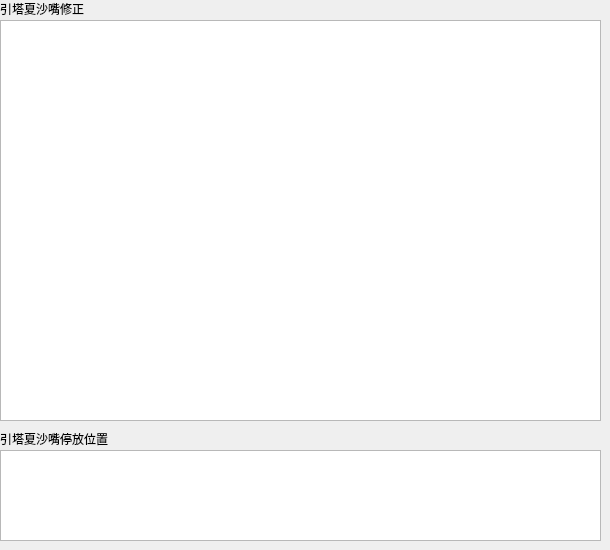
       <widget class="QWidget" name="page_5">
        <widget class="QMdTableView" name="tableView_11">
         <property name="geometry">
          <rect>
           <x>0</x>
           <y>20</y>
           <width>601</width>
           <height>401</height>
          </rect>
         </property>
         <property name="verticalScrollBarPolicy">
          <enum>Qt::ScrollBarAlwaysOff</enum>
         </property>
         <property name="horizontalScrollBarPolicy">
          <enum>Qt::ScrollBarAlwaysOff</enum>
         </property>
         <property name="editTriggers">
          <set>QAbstractItemView::AnyKeyPressed|QAbstractItemView::DoubleClicked|QAbstractItemView::EditKeyPressed|QAbstractItemView::SelectedClicked</set>
         </property>
         <property name="selectionMode">
          <enum>QAbstractItemView::SingleSelection</enum>
         </property>
         <property name="verticalScrollMode">
          <enum>QAbstractItemView::ScrollPerPixel</enum>
         </property>
         <property name="horizontalScrollMode">
          <enum>QAbstractItemView::ScrollPerPixel</enum>
         </property>
         <attribute name="horizontalHeaderVisible">
          <bool>false</bool>
         </attribute>
         <attribute name="horizontalHeaderDefaultSectionSize">
          <number>35</number>
         </attribute>
        </widget>
        <widget class="QTableView" name="tableView_12">
         <property name="geometry">
          <rect>
           <x>0</x>
           <y>450</y>
           <width>601</width>
           <height>91</height>
          </rect>
         </property>
         <property name="verticalScrollBarPolicy">
          <enum>Qt::ScrollBarAlwaysOff</enum>
         </property>
         <property name="horizontalScrollBarPolicy">
          <enum>Qt::ScrollBarAlwaysOff</enum>
         </property>
         <property name="editTriggers">
          <set>QAbstractItemView::AnyKeyPressed|QAbstractItemView::DoubleClicked|QAbstractItemView::EditKeyPressed|QAbstractItemView::SelectedClicked</set>
         </property>
         <property name="selectionMode">
          <enum>QAbstractItemView::SingleSelection</enum>
         </property>
         <property name="verticalScrollMode">
          <enum>QAbstractItemView::ScrollPerPixel</enum>
         </property>
         <property name="horizontalScrollMode">
          <enum>QAbstractItemView::ScrollPerPixel</enum>
         </property>
         <attribute name="horizontalHeaderDefaultSectionSize">
          <number>70</number>
         </attribute>
         <attribute name="verticalHeaderVisible">
          <bool>false</bool>
         </attribute>
        </widget>
        <widget class="QMdLabel" name="label_3">
         <property name="geometry">
          <rect>
           <x>0</x>
           <y>430</y>
           <width>141</width>
           <height>17</height>
          </rect>
         </property>
         <property name="text">
          <string>引塔夏沙嘴停放位置</string>
         </property>
        </widget>
        <widget class="QMdLabel" name="label_4">
         <property name="geometry">
          <rect>
           <x>0</x>
           <y>0</y>
           <width>111</width>
           <height>17</height>
          </rect>
         </property>
         <property name="text">
          <string>引塔夏沙嘴修正</string>
         </property>
        </widget>
       </widget>
